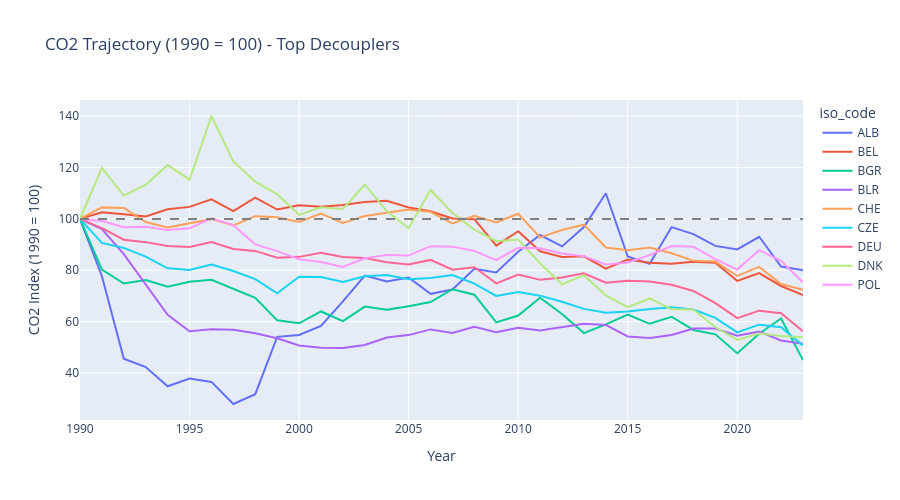
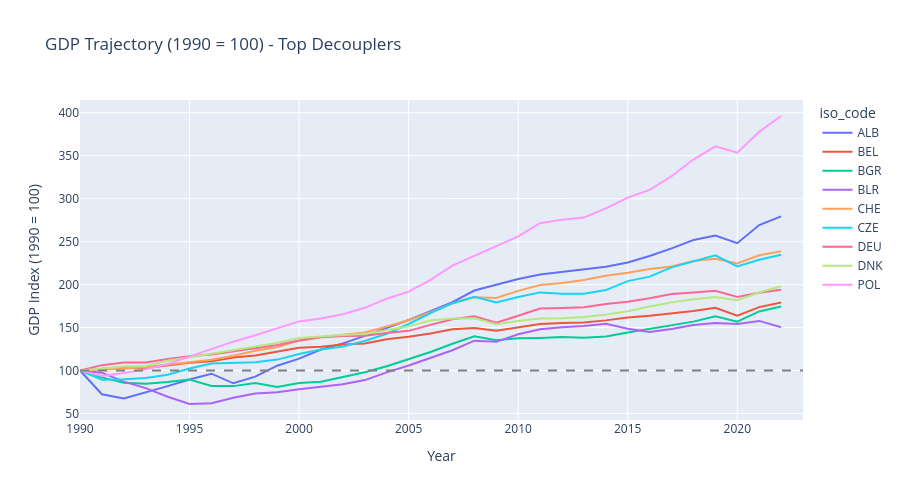

Source (notebook cell) for these figures, in order:
### Code cell
# Pick top 8 decouplers + Poland for context
top_decouplers = latest[latest['decoupling_type'] == 'Strong decoupling']['iso_code'].tolist()

# Always include Poland for context
focus_countries = top_decouplers[:8] + ['POL']
focus_countries = list(set(focus_countries))  # deduplicate

df_focus = df_eu_indexed[df_eu_indexed['iso_code'].isin(focus_countries)]

fig = px.line(
    df_focus,
    x='year',
    y='co2_index',
    color='iso_code',
    title='CO2 Trajectory (1990 = 100) - Top Decouplers',
    labels={'co2_index': 'CO2 Index (1990 = 100)', 'year': 'Year'},
    height=500
)
fig.add_hline(y=100, line_dash='dash', line_color='gray')
fig.show()

# #Consumption CO2
# fig = px.line(
#     df_focus,
#     x='year',
#     y='consumption_co2_index',
#     color='iso_code',
#     title='Consumption CO2 Trajectory (1990 = 100) - Top Decouplers',
#     labels={'co2_index': 'CO2 Index (1990 = 100)', 'year': 'Year'},
#     height=500
# )
# fig.add_hline(y=100, line_dash='dash', line_color='gray')
# fig.show()

# Same for GDP
fig2 = px.line(
    df_focus,
    x='year',
    y='gdp_index',
    color='iso_code',
    title='GDP Trajectory (1990 = 100) - Top Decouplers',
    labels={'gdp_index': 'GDP Index (1990 = 100)', 'year': 'Year'},
    height=500
)
fig2.add_hline(y=100, line_dash='dash', line_color='gray')
fig2.show()

### Figure 1 — Plotly figure (JSON) as saved in the notebook; plotly's stock layout.template omitted (floating-point values rounded to 4 significant figures)
{"data": [{"hovertemplate": "iso_code=ALB<br>Year=%{x}<br>CO2 Index (1990 = 100)=%{y}<extra></extra>", "legendgroup": "ALB", "line": {"color": "#636efa", "dash": "solid"}, "marker": {"symbol": "circle"}, "mode": "lines", "name": "ALB", "orientation": "v", "showlegend": true, "type": "scatter", "x": [1990, 1991, 1992, 1993, 1994, 1995, 1996, 1997, 1998, 1999, 2000, 2001, 2002, 2003, 2004, 2005, 2006, 2007, 2008, 2009, 2010, 2011, 2012, 2013, 2014, 2015, 2016, 2017, 2018, 2019, 2020, 2021, 2022, 2023], "xaxis": "x", "y": [100.0, 77.7, 45.59, 42.35, 34.85, 37.84, 36.55, 27.95, 31.79, 54.08, 54.79, 58.34, 67.89, 77.94, 75.66, 77.18, 70.84, 72.52, 80.57, 79.15, 87.25, 93.73, 89.3, 96.83, 110.0, 85.35, 82.5, 96.79, 94.1, 89.49, 88.12, 93.04, 81.47, 80.0], "yaxis": "y"}, {"hovertemplate": "iso_code=BEL<br>Year=%{x}<br>CO2 Index (1990 = 100)=%{y}<extra></extra>", "legendgroup": "BEL", "line": {"color": "#EF553B", "dash": "solid"}, "marker": {"symbol": "circle"}, "mode": "lines", "name": "BEL", "orientation": "v", "showlegend": true, "type": "scatter", "x": [1990, 1991, 1992, 1993, 1994, 1995, 1996, 1997, 1998, 1999, 2000, 2001, 2002, 2003, 2004, 2005, 2006, 2007, 2008, 2009, 2010, 2011, 2012, 2013, 2014, 2015, 2016, 2017, 2018, 2019, 2020, 2021, 2022, 2023], "xaxis": "x", "y": [100.0, 102.5, 101.8, 100.9, 103.7, 104.7, 107.6, 103.1, 108.2, 103.6, 105.4, 104.8, 105.4, 106.6, 107.0, 104.4, 103.0, 100.1, 99.89, 89.59, 95.2, 87.39, 85.17, 85.44, 80.68, 84.2, 82.95, 82.5, 83.31, 82.93, 75.83, 78.89, 73.89, 70.39], "yaxis": "y"}, {"hovertemplate": "iso_code=BGR<br>Year=%{x}<br>CO2 Index (1990 = 100)=%{y}<extra></extra>", "legendgroup": "BGR", "line": {"color": "#00cc96", "dash": "solid"}, "marker": {"symbol": "circle"}, "mode": "lines", "name": "BGR", "orientation": "v", "showlegend": true, "type": "scatter", "x": [1990, 1991, 1992, 1993, 1994, 1995, 1996, 1997, 1998, 1999, 2000, 2001, 2002, 2003, 2004, 2005, 2006, 2007, 2008, 2009, 2010, 2011, 2012, 2013, 2014, 2015, 2016, 2017, 2018, 2019, 2020, 2021, 2022, 2023], "xaxis": "x", "y": [100.0, 80.27, 74.84, 76.19, 73.57, 75.57, 76.28, 72.82, 69.31, 60.51, 59.37, 63.96, 60.21, 65.88, 64.64, 66.02, 67.64, 72.64, 70.5, 59.7, 62.39, 69.31, 62.99, 55.56, 58.94, 62.8, 59.17, 61.91, 56.76, 55.06, 47.72, 55.28, 61.24, 45.02], "yaxis": "y"}, {"hovertemplate": "iso_code=BLR<br>Year=%{x}<br>CO2 Index (1990 = 100)=%{y}<extra></extra>", "legendgroup": "BLR", "line": {"color": "#ab63fa", "dash": "solid"}, "marker": {"symbol": "circle"}, "mode": "lines", "name": "BLR", "orientation": "v", "showlegend": true, "type": "scatter", "x": [1990, 1991, 1992, 1993, 1994, 1995, 1996, 1997, 1998, 1999, 2000, 2001, 2002, 2003, 2004, 2005, 2006, 2007, 2008, 2009, 2010, 2011, 2012, 2013, 2014, 2015, 2016, 2017, 2018, 2019, 2020, 2021, 2022, 2023], "xaxis": "x", "y": [100.0, 96.06, 86.3, 74.38, 62.69, 56.26, 57.02, 56.89, 55.49, 53.55, 50.72, 49.89, 49.74, 50.93, 53.82, 54.76, 56.99, 55.57, 58.02, 55.9, 57.64, 56.57, 57.71, 59.15, 58.73, 54.24, 53.65, 54.81, 57.32, 57.32, 54.51, 56.11, 52.67, 51.39], "yaxis": "y"}, {"hovertemplate": "iso_code=CHE<br>Year=%{x}<br>CO2 Index (1990 = 100)=%{y}<extra></extra>", "legendgroup": "CHE", "line": {"color": "#FFA15A", "dash": "solid"}, "marker": {"symbol": "circle"}, "mode": "lines", "name": "CHE", "orientation": "v", "showlegend": true, "type": "scatter", "x": [1990, 1991, 1992, 1993, 1994, 1995, 1996, 1997, 1998, 1999, 2000, 2001, 2002, 2003, 2004, 2005, 2006, 2007, 2008, 2009, 2010, 2011, 2012, 2013, 2014, 2015, 2016, 2017, 2018, 2019, 2020, 2021, 2022, 2023], "xaxis": "x", "y": [100.0, 104.5, 104.2, 98.78, 96.65, 98.34, 99.9, 97.5, 101.1, 100.7, 98.8, 102.1, 98.46, 101.1, 102.5, 103.7, 102.8, 98.21, 101.3, 98.59, 102.0, 92.81, 95.68, 97.81, 88.89, 87.78, 88.85, 86.6, 83.68, 83.4, 77.79, 81.32, 74.64, 72.43], "yaxis": "y"}, {"hovertemplate": "iso_code=CZE<br>Year=%{x}<br>CO2 Index (1990 = 100)=%{y}<extra></extra>", "legendgroup": "CZE", "line": {"color": "#19d3f3", "dash": "solid"}, "marker": {"symbol": "circle"}, "mode": "lines", "name": "CZE", "orientation": "v", "showlegend": true, "type": "scatter", "x": [1990, 1991, 1992, 1993, 1994, 1995, 1996, 1997, 1998, 1999, 2000, 2001, 2002, 2003, 2004, 2005, 2006, 2007, 2008, 2009, 2010, 2011, 2012, 2013, 2014, 2015, 2016, 2017, 2018, 2019, 2020, 2021, 2022, 2023], "xaxis": "x", "y": [100.0, 90.64, 88.71, 85.31, 80.77, 80.14, 82.2, 79.72, 76.54, 71.03, 77.46, 77.42, 75.49, 77.68, 78.12, 76.54, 77.04, 78.15, 74.84, 70.0, 71.51, 70.12, 67.75, 64.97, 63.46, 63.92, 64.92, 65.59, 64.73, 61.49, 55.81, 58.83, 57.86, 50.67], "yaxis": "y"}, {"hovertemplate": "iso_code=DEU<br>Year=%{x}<br>CO2 Index (1990 = 100)=%{y}<extra></extra>", "legendgroup": "DEU", "line": {"color": "#FF6692", "dash": "solid"}, "marker": {"symbol": "circle"}, "mode": "lines", "name": "DEU", "orientation": "v", "showlegend": true, "type": "scatter", "x": [1990, 1991, 1992, 1993, 1994, 1995, 1996, 1997, 1998, 1999, 2000, 2001, 2002, 2003, 2004, 2005, 2006, 2007, 2008, 2009, 2010, 2011, 2012, 2013, 2014, 2015, 2016, 2017, 2018, 2019, 2020, 2021, 2022, 2023], "xaxis": "x", "y": [100.0, 96.41, 91.91, 90.95, 89.42, 89.11, 90.98, 88.31, 87.55, 84.89, 85.23, 86.77, 85.21, 84.8, 83.1, 82.28, 84.04, 80.22, 81.21, 74.89, 78.38, 76.27, 77.18, 78.85, 75.14, 75.92, 75.65, 74.38, 71.94, 67.18, 61.36, 64.28, 63.31, 56.29], "yaxis": "y"}, {"hovertemplate": "iso_code=DNK<br>Year=%{x}<br>CO2 Index (1990 = 100)=%{y}<extra></extra>", "legendgroup": "DNK", "line": {"color": "#B6E880", "dash": "solid"}, "marker": {"symbol": "circle"}, "mode": "lines", "name": "DNK", "orientation": "v", "showlegend": true, "type": "scatter", "x": [1990, 1991, 1992, 1993, 1994, 1995, 1996, 1997, 1998, 1999, 2000, 2001, 2002, 2003, 2004, 2005, 2006, 2007, 2008, 2009, 2010, 2011, 2012, 2013, 2014, 2015, 2016, 2017, 2018, 2019, 2020, 2021, 2022, 2023], "xaxis": "x", "y": [100.0, 119.9, 109.1, 113.3, 120.9, 115.3, 140.1, 122.4, 114.5, 109.7, 101.6, 104.5, 103.9, 113.4, 103.0, 96.37, 111.3, 102.3, 95.85, 91.35, 91.98, 82.72, 74.54, 78.1, 70.26, 65.66, 69.03, 64.82, 64.72, 57.88, 52.92, 55.36, 54.4, 53.91], "yaxis": "y"}, {"hovertemplate": "iso_code=POL<br>Year=%{x}<br>CO2 Index (1990 = 100)=%{y}<extra></extra>", "legendgroup": "POL", "line": {"color": "#FF97FF", "dash": "solid"}, "marker": {"symbol": "circle"}, "mode": "lines", "name": "POL", "orientation": "v", "showlegend": true, "type": "scatter", "x": [1990, 1991, 1992, 1993, 1994, 1995, 1996, 1997, 1998, 1999, 2000, 2001, 2002, 2003, 2004, 2005, 2006, 2007, 2008, 2009, 2010, 2011, 2012, 2013, 2014, 2015, 2016, 2017, 2018, 2019, 2020, 2021, 2022, 2023], "xaxis": "x", "y": [100.0, 99.21, 96.8, 96.98, 95.66, 96.32, 100.2, 97.57, 90.07, 87.47, 84.31, 83.24, 81.27, 84.69, 85.99, 85.71, 89.38, 89.21, 87.53, 83.94, 88.76, 88.59, 86.56, 85.5, 82.22, 83.05, 85.91, 89.41, 89.21, 84.35, 80.27, 87.87, 83.67, 75.26], "yaxis": "y"}], "layout": {"height": 500, "legend": {"title": {"text": "iso_code"}, "tracegroupgap": 0}, "shapes": [{"line": {"color": "gray", "dash": "dash"}, "type": "line", "x0": 0, "x1": 1, "xref": "x domain", "y0": 100, "y1": 100, "yref": "y"}], "title": {"text": "CO2 Trajectory (1990 = 100) - Top Decouplers"}, "xaxis": {"anchor": "y", "domain": [0, 1], "title": {"text": "Year"}}, "yaxis": {"anchor": "x", "domain": [0, 1], "title": {"text": "CO2 Index (1990 = 100)"}}}}

### Figure 2 — Plotly figure (JSON) as saved in the notebook; plotly's stock layout.template omitted (floating-point values rounded to 4 significant figures)
{"data": [{"hovertemplate": "iso_code=ALB<br>Year=%{x}<br>GDP Index (1990 = 100)=%{y}<extra></extra>", "legendgroup": "ALB", "line": {"color": "#636efa", "dash": "solid"}, "marker": {"symbol": "circle"}, "mode": "lines", "name": "ALB", "orientation": "v", "showlegend": true, "type": "scatter", "x": [1990, 1991, 1992, 1993, 1994, 1995, 1996, 1997, 1998, 1999, 2000, 2001, 2002, 2003, 2004, 2005, 2006, 2007, 2008, 2009, 2010, 2011, 2012, 2013, 2014, 2015, 2016, 2017, 2018, 2019, 2020, 2021, 2022, 2023], "xaxis": "x", "y": [100.0, 72.41, 67.55, 74.42, 81.84, 89.6, 96.3, 85.11, 92.88, 105.6, 113.8, 124.4, 131.6, 140.3, 149.4, 158.8, 169.1, 179.6, 193.1, 199.4, 206.6, 211.9, 214.9, 217.0, 220.9, 225.8, 233.2, 242.1, 251.8, 257.1, 248.2, 269.3, 279.4, NaN], "yaxis": "y"}, {"hovertemplate": "iso_code=BEL<br>Year=%{x}<br>GDP Index (1990 = 100)=%{y}<extra></extra>", "legendgroup": "BEL", "line": {"color": "#EF553B", "dash": "solid"}, "marker": {"symbol": "circle"}, "mode": "lines", "name": "BEL", "orientation": "v", "showlegend": true, "type": "scatter", "x": [1990, 1991, 1992, 1993, 1994, 1995, 1996, 1997, 1998, 1999, 2000, 2001, 2002, 2003, 2004, 2005, 2006, 2007, 2008, 2009, 2010, 2011, 2012, 2013, 2014, 2015, 2016, 2017, 2018, 2019, 2020, 2021, 2022, 2023], "xaxis": "x", "y": [100.0, 102.0, 103.7, 102.8, 106.3, 109.0, 110.8, 115.1, 117.6, 121.9, 126.5, 127.7, 130.2, 131.3, 136.3, 139.4, 143.0, 148.1, 149.4, 146.2, 150.5, 154.0, 155.2, 155.9, 158.3, 161.6, 163.6, 166.3, 169.3, 173.0, 163.8, 173.8, 179.2, NaN], "yaxis": "y"}, {"hovertemplate": "iso_code=BGR<br>Year=%{x}<br>GDP Index (1990 = 100)=%{y}<extra></extra>", "legendgroup": "BGR", "line": {"color": "#00cc96", "dash": "solid"}, "marker": {"symbol": "circle"}, "mode": "lines", "name": "BGR", "orientation": "v", "showlegend": true, "type": "scatter", "x": [1990, 1991, 1992, 1993, 1994, 1995, 1996, 1997, 1998, 1999, 2000, 2001, 2002, 2003, 2004, 2005, 2006, 2007, 2008, 2009, 2010, 2011, 2012, 2013, 2014, 2015, 2016, 2017, 2018, 2019, 2020, 2021, 2022, 2023], "xaxis": "x", "y": [100.0, 91.97, 85.61, 84.67, 86.55, 89.43, 82.06, 81.83, 85.34, 80.78, 85.34, 86.8, 92.56, 97.95, 104.9, 113.0, 121.5, 131.1, 139.8, 135.3, 137.4, 137.9, 139.0, 138.2, 139.5, 144.3, 148.7, 152.8, 156.9, 163.2, 156.8, 168.7, 174.4, NaN], "yaxis": "y"}, {"hovertemplate": "iso_code=BLR<br>Year=%{x}<br>GDP Index (1990 = 100)=%{y}<extra></extra>", "legendgroup": "BLR", "line": {"color": "#ab63fa", "dash": "solid"}, "marker": {"symbol": "circle"}, "mode": "lines", "name": "BLR", "orientation": "v", "showlegend": true, "type": "scatter", "x": [1990, 1991, 1992, 1993, 1994, 1995, 1996, 1997, 1998, 1999, 2000, 2001, 2002, 2003, 2004, 2005, 2006, 2007, 2008, 2009, 2010, 2011, 2012, 2013, 2014, 2015, 2016, 2017, 2018, 2019, 2020, 2021, 2022, 2023], "xaxis": "x", "y": [100.0, 97.46, 87.1, 79.55, 69.43, 61.02, 61.98, 68.28, 73.18, 74.76, 78.15, 80.89, 84.0, 88.85, 97.87, 105.9, 115.1, 123.6, 134.7, 133.4, 142.1, 148.0, 150.4, 151.9, 154.4, 148.5, 144.7, 148.4, 153.1, 155.3, 154.2, 157.7, 150.3, NaN], "yaxis": "y"}, {"hovertemplate": "iso_code=CHE<br>Year=%{x}<br>GDP Index (1990 = 100)=%{y}<extra></extra>", "legendgroup": "CHE", "line": {"color": "#FFA15A", "dash": "solid"}, "marker": {"symbol": "circle"}, "mode": "lines", "name": "CHE", "orientation": "v", "showlegend": true, "type": "scatter", "x": [1990, 1991, 1992, 1993, 1994, 1995, 1996, 1997, 1998, 1999, 2000, 2001, 2002, 2003, 2004, 2005, 2006, 2007, 2008, 2009, 2010, 2011, 2012, 2013, 2014, 2015, 2016, 2017, 2018, 2019, 2020, 2021, 2022, 2023], "xaxis": "x", "y": [100.0, 100.9, 102.5, 104.0, 107.1, 109.8, 112.5, 117.3, 123.0, 127.4, 134.8, 139.0, 141.7, 144.3, 151.1, 158.5, 167.9, 178.0, 185.2, 184.4, 192.7, 199.5, 201.8, 205.5, 210.3, 213.7, 218.2, 221.1, 227.5, 230.1, 224.6, 234.1, 238.9, NaN], "yaxis": "y"}, {"hovertemplate": "iso_code=CZE<br>Year=%{x}<br>GDP Index (1990 = 100)=%{y}<extra></extra>", "legendgroup": "CZE", "line": {"color": "#19d3f3", "dash": "solid"}, "marker": {"symbol": "circle"}, "mode": "lines", "name": "CZE", "orientation": "v", "showlegend": true, "type": "scatter", "x": [1990, 1991, 1992, 1993, 1994, 1995, 1996, 1997, 1998, 1999, 2000, 2001, 2002, 2003, 2004, 2005, 2006, 2007, 2008, 2009, 2010, 2011, 2012, 2013, 2014, 2015, 2016, 2017, 2018, 2019, 2020, 2021, 2022, 2023], "xaxis": "x", "y": [100.0, 89.28, 89.96, 91.23, 95.1, 102.3, 108.0, 108.7, 109.7, 112.7, 119.3, 124.3, 128.0, 134.3, 142.8, 154.1, 166.9, 178.3, 185.9, 179.2, 185.6, 190.9, 189.4, 189.3, 193.6, 204.1, 209.2, 220.1, 227.1, 234.0, 221.1, 229.0, 234.6, NaN], "yaxis": "y"}, {"hovertemplate": "iso_code=DEU<br>Year=%{x}<br>GDP Index (1990 = 100)=%{y}<extra></extra>", "legendgroup": "DEU", "line": {"color": "#FF6692", "dash": "solid"}, "marker": {"symbol": "circle"}, "mode": "lines", "name": "DEU", "orientation": "v", "showlegend": true, "type": "scatter", "x": [1990, 1991, 1992, 1993, 1994, 1995, 1996, 1997, 1998, 1999, 2000, 2001, 2002, 2003, 2004, 2005, 2006, 2007, 2008, 2009, 2010, 2011, 2012, 2013, 2014, 2015, 2016, 2017, 2018, 2019, 2020, 2021, 2022, 2023], "xaxis": "x", "y": [100.0, 106.2, 109.4, 109.5, 113.3, 116.5, 118.7, 122.1, 125.8, 129.7, 134.9, 138.6, 140.0, 140.5, 143.6, 146.1, 153.1, 159.8, 163.2, 155.6, 163.8, 172.0, 172.8, 173.5, 177.4, 180.0, 184.0, 189.0, 190.8, 192.8, 185.7, 190.6, 194.0, NaN], "yaxis": "y"}, {"hovertemplate": "iso_code=DNK<br>Year=%{x}<br>GDP Index (1990 = 100)=%{y}<extra></extra>", "legendgroup": "DNK", "line": {"color": "#B6E880", "dash": "solid"}, "marker": {"symbol": "circle"}, "mode": "lines", "name": "DNK", "orientation": "v", "showlegend": true, "type": "scatter", "x": [1990, 1991, 1992, 1993, 1994, 1995, 1996, 1997, 1998, 1999, 2000, 2001, 2002, 2003, 2004, 2005, 2006, 2007, 2008, 2009, 2010, 2011, 2012, 2013, 2014, 2015, 2016, 2017, 2018, 2019, 2020, 2021, 2022, 2023], "xaxis": "x", "y": [100.0, 102.0, 104.6, 105.2, 111.4, 115.4, 119.5, 124.1, 127.5, 132.1, 137.8, 139.7, 141.2, 142.6, 147.2, 151.5, 158.3, 160.7, 160.8, 153.8, 157.5, 160.5, 160.9, 162.4, 165.0, 168.9, 174.4, 179.3, 182.9, 185.6, 181.9, 190.7, 198.0, NaN], "yaxis": "y"}, {"hovertemplate": "iso_code=POL<br>Year=%{x}<br>GDP Index (1990 = 100)=%{y}<extra></extra>", "legendgroup": "POL", "line": {"color": "#FF97FF", "dash": "solid"}, "marker": {"symbol": "circle"}, "mode": "lines", "name": "POL", "orientation": "v", "showlegend": true, "type": "scatter", "x": [1990, 1991, 1992, 1993, 1994, 1995, 1996, 1997, 1998, 1999, 2000, 2001, 2002, 2003, 2004, 2005, 2006, 2007, 2008, 2009, 2010, 2011, 2012, 2013, 2014, 2015, 2016, 2017, 2018, 2019, 2020, 2021, 2022, 2023], "xaxis": "x", "y": [100.0, 93.76, 96.97, 101.5, 107.6, 116.2, 124.3, 133.6, 141.0, 148.9, 157.1, 160.6, 165.5, 173.0, 183.6, 191.8, 205.6, 222.2, 233.8, 244.8, 256.1, 271.4, 275.6, 278.0, 288.6, 301.3, 310.2, 326.1, 345.5, 360.9, 353.6, 377.8, 396.2, NaN], "yaxis": "y"}], "layout": {"height": 500, "legend": {"title": {"text": "iso_code"}, "tracegroupgap": 0}, "shapes": [{"line": {"color": "gray", "dash": "dash"}, "type": "line", "x0": 0, "x1": 1, "xref": "x domain", "y0": 100, "y1": 100, "yref": "y"}], "title": {"text": "GDP Trajectory (1990 = 100) - Top Decouplers"}, "xaxis": {"anchor": "y", "domain": [0, 1], "title": {"text": "Year"}}, "yaxis": {"anchor": "x", "domain": [0, 1], "title": {"text": "GDP Index (1990 = 100)"}}}}
